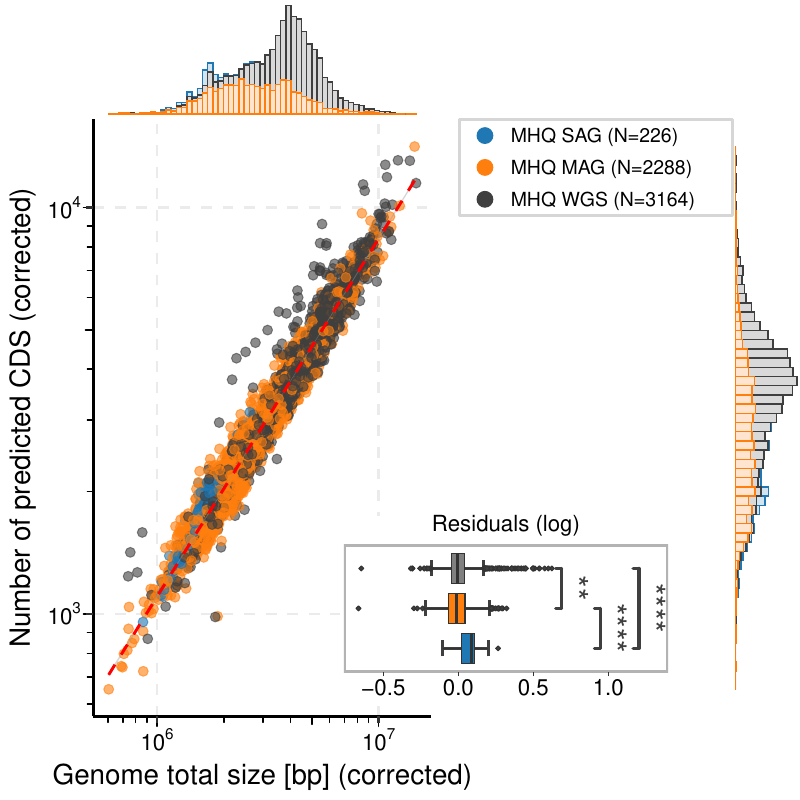

Reproduce this figure in R.
library(tidyverse)
library(scales)
library(ggsignif)
library(ggExtra)
library(grid)


df <- read.csv("data.csv")

# Correction of CDS and genome length by completeness
df$number_of_cds <- df$number_of_cds / (df$completeness * 10^(-2))
df$length <- df$length / (df$completeness * 10^(-2))



# plot

# Modify legend
type_counts <- as.data.frame(table(df$type))
names(type_counts) <- c("type", "count")
type_counts <- type_counts[order(factor(type_counts$type, levels = c("SAG", "MAG", "WGS"))), ]
new_legend <- paste("MHQ", type_counts$type, paste0("(N=", type_counts$count, ")"), sep = " ")

# point plot
p1 <- ggplot(df, aes(x = length, y = number_of_cds, 
                    color = factor(type, levels = c("SAG", "MAG", "WGS")))) +
  geom_point(size = 3, alpha = 0.6) +
  guides(color = guide_legend(override.aes = list(alpha = 1, size = 5))) +
  geom_smooth(formula = "y ~ x", method = "lm", color = "red", linetype = "dashed") +
  scale_color_manual(values = c("#1F77B4", "#FF7F0E", "#3F3F3F"),
                     labels = new_legend) +
  xlim(3*10^5, 3*10^7) +
  ylim(400, 15000) +
  scale_x_log10(breaks = c(10^6, 10^7),
                labels = trans_format(log10, math_format(10^.x))) + 
  scale_y_log10(breaks = c(10^3, 10^4),
                labels = trans_format(log10, math_format(10^.x))) +
  labs(x = "Genome total size [bp] (corrected)",
       y = "Number of predicted CDS (corrected)") +
  annotation_logticks(outside = TRUE,
                      short = unit(1.5,"mm"),
                      mid = unit(2,"mm"),
                      long = unit(2.5,"mm")) +
  coord_cartesian(clip = "off") +
  theme_classic(base_size = 20) +
  theme(panel.grid.major = element_line(linetype = "dashed"),
        axis.text = element_text(color = "black", size = 16),
        legend.title = element_blank(),
        legend.margin = margin(3, 15, 3, 10),
        legend.text = element_text(size = 14),
        legend.key.spacing.y = unit(0.2, 'cm'),
        legend.position.inside = c(0.05, 0.95), 
        legend.justification = c(0,1),
        legend.background = element_rect(fill = 'white', colour = '#D6D6D6',
                                         linewidth = 1))
p1

# edge histogram plot
p2 <- ggMarginal(p1, type = "histogram",
           groupColour = T,
           groupFill=T, 
           xparams = list(bins = 60),
           yparams = list(bins = 60),
           alpha = 0.2)
p2

# Prepare data for box plot

# Linear regression on log-log scale, store residuals
fit <- lm(log(number_of_cds)~log(length), data = df)
df$number_of_cds_fit <- exp(predict(fit))
df$residuals_log <- log(df$number_of_cds)-log(df$number_of_cds_fit)

# box plot
my_comparisons <- list(c("WGS","MAG"),
                       c("MAG","SAG"), 
                       c("WGS","SAG"))

p3 <- ggplot(df, aes(x = factor(type, levels = c("SAG", "MAG", "WGS")),
                     y = residuals_log, 
                     fill = factor(type, levels = c("SAG", "MAG", "WGS")))) +
  stat_boxplot(geom = "errorbar", width = 0.4, linewidth = 1, color = "#3F3F3F") +
  geom_boxplot(outlier.fill = "#3F3F3F", outlier.shape = 23, outlier.size = 1, linewidth=0.5) +
  geom_signif(comparisons = my_comparisons,
              test = "wilcox.test", 
              map_signif_level = c("****"=0.0001, "***"=0.001, "**"=0.01, "*"=0.05), 
              textsize = 8,
              size = 1.1,
              color = "#3F3F3F",
              step_increase = 0.2) + 
  scale_fill_manual(values = c("#1F77B4", "#FF7F0E", "#808080")) +
  labs(x = NULL, y = NULL, title = "Residuals (log)") +
  scale_y_continuous(limits = c(NA, 1.3), breaks = c(-0.5, 0.0, 0.5, 1.0)) +
  theme_bw() +
  theme(panel.grid = element_blank(),
        panel.border = element_rect(color = "#B3B3B3", linewidth = 1.5),
        plot.title = element_text(hjust = 0.5, size = 16),
        axis.ticks.y = element_blank(),
        axis.text.y = element_blank(),
        axis.text.x = element_text(color = "black", size = 16),
        legend.position = 'none',
        plot.margin = margin()) +
  coord_flip()


pdf("comprehensive_correlation.pdf", width = 8, height = 8)
p2
vie <- viewport(width=0.41, height=0.23, x=0.63, y=0.24)
print(p3, vp=vie)
dev.off()

